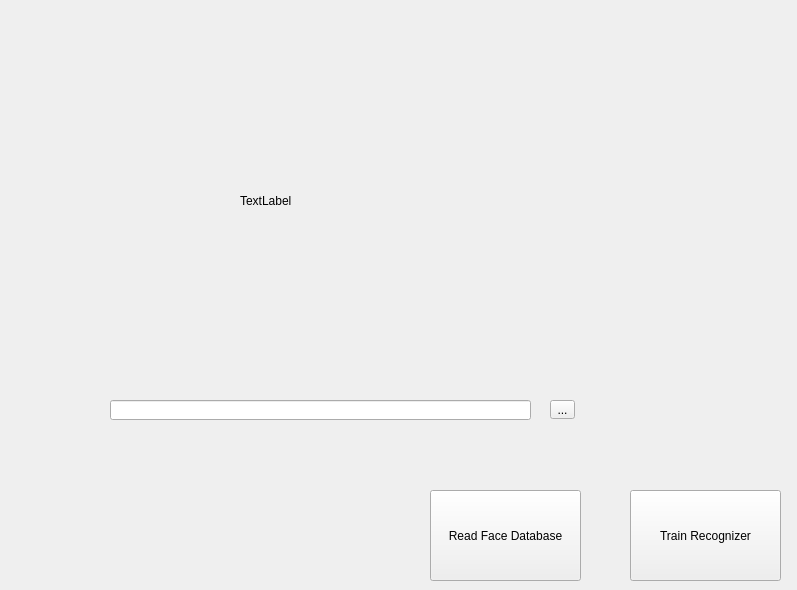
<?xml version="1.0" encoding="UTF-8"?>
<ui version="4.0">
 <class>TrainRecognizer</class>
 <widget class="QWidget" name="TrainRecognizer">
  <property name="geometry">
   <rect>
    <x>0</x>
    <y>0</y>
    <width>797</width>
    <height>590</height>
   </rect>
  </property>
  <property name="windowTitle">
   <string>TrainRecognizer</string>
  </property>
  <widget class="QPushButton" name="trainButton">
   <property name="geometry">
    <rect>
     <x>630</x>
     <y>490</y>
     <width>151</width>
     <height>91</height>
    </rect>
   </property>
   <property name="text">
    <string>Train Recognizer</string>
   </property>
  </widget>
  <widget class="QToolButton" name="fileButton">
   <property name="geometry">
    <rect>
     <x>550</x>
     <y>400</y>
     <width>25</width>
     <height>19</height>
    </rect>
   </property>
   <property name="text">
    <string>...</string>
   </property>
  </widget>
  <widget class="QPushButton" name="readButton">
   <property name="geometry">
    <rect>
     <x>430</x>
     <y>490</y>
     <width>151</width>
     <height>91</height>
    </rect>
   </property>
   <property name="text">
    <string>Read Face Database</string>
   </property>
  </widget>
  <widget class="QLineEdit" name="filePathTextEdit">
   <property name="geometry">
    <rect>
     <x>110</x>
     <y>400</y>
     <width>421</width>
     <height>20</height>
    </rect>
   </property>
  </widget>
  <widget class="QLabel" name="faceLabel">
   <property name="geometry">
    <rect>
     <x>240</x>
     <y>120</y>
     <width>171</width>
     <height>161</height>
    </rect>
   </property>
   <property name="text">
    <string>TextLabel</string>
   </property>
  </widget>
 </widget>
 <layoutdefault spacing="6" margin="11"/>
 <resources/>
 <connections/>
</ui>
